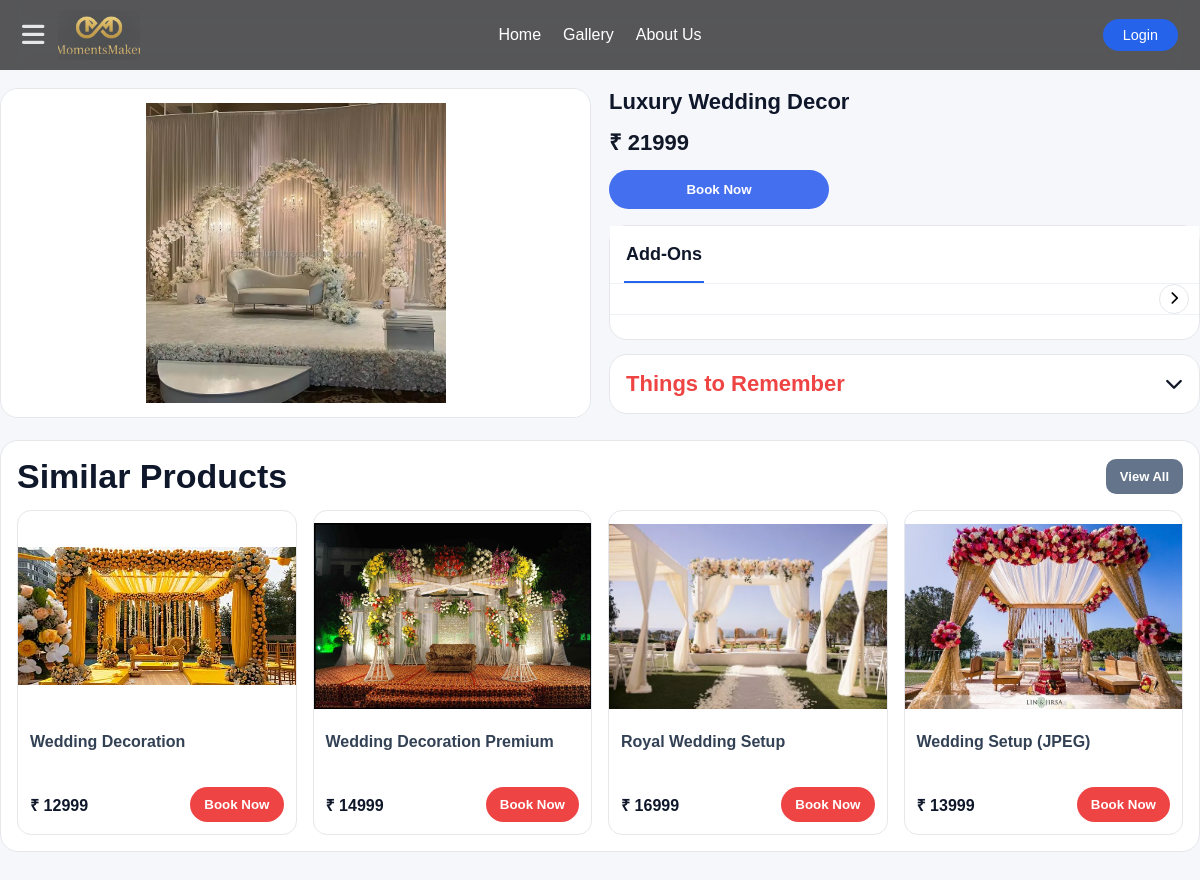
The page /theme/wed-5 on the database its author committed.
### models.py (models this page shows)
class Theme(db.Model):
    __tablename__ = "themes"
    id = db.Column(db.String(50), primary_key=True)
    name = db.Column(db.String(200))
    category = db.Column(db.String(100))
    price = db.Column(db.Integer)
    images = db.Column(JSON)
    inclusions = db.Column(JSON)
    addons = db.Column(JSON)

### theme.py (the view)
@theme_bp.route("/theme/<theme_id>")
def theme_detail(theme_id):
    seed_themes()
    theme = Theme.query.filter_by(id=theme_id).first()
    if not theme:
        abort(404)
    related = get_related_themes(theme.id, theme.category)
    return render_template("theme_detail.html", theme=theme, related=related)

### theme.py (called while the page is built, shortened)
def seed_themes():
    for t in THEMES.values():
        exists = Theme.query.filter_by(id=t["id"]).first()
    db.session.commit()
    print("✅ All themes synced to database")

def get_related_themes(current_id, category):
    return Theme.query.filter(Theme.category==category, Theme.id!=current_id).limit(4).all()

### templates/theme_detail.html (shortened to what this page needs)
<!DOCTYPE html>
<html lang="en">
<head>
<link rel="stylesheet" href="https://cdnjs.cloudflare.com/ajax/libs/font-awesome/6.5.0/css/all.min.css">
</head>
<body>
<header>
  <div class="nav">
    <div class="nav-left">
      <div class="menu-icon" id="menuBtn"><i class="fa-solid fa-bars"></i></div>
      <a href="/home" class="brand">
        <img src="{{ url_for('static', filename='images/logo3.png') }}" alt="MomentsMaker Logo">
      </a>
    </div>
    <nav class="nav-center">
      <ul>
        <li><a href="/home">Home</a></li>
        <li><a href="/gallery">Gallery</a></li>
        <li><a href="/about">About Us</a></li>
      </ul>
    </nav>
    {% if session.get("user") %}
      <a href="/logout" class="login-btn">Logout</a>
    {% else %}
      <a href="/login" class="login-btn">Login</a>
    {% endif %}
  </div>
</header>
<div class="spacer"></div>
<main class="page container">
  <section class="top-grid">
    <div class="left-sticky">
      <div class="img-card">
        <div class="img-main" id="imgMain">
         <img id="mainImg"
  src="{{ url_for('static', filename=theme.images[0]) }}"
  onclick="openImage(this.src)"
  style="cursor: zoom-in;"
>
        </div>
      </div>
    </div>
    <aside>
      <div class="title">{{ theme.name }}</div>
      <div class="price">₹ <span id="basePrice">{{ theme.price }}</span></div>
      <div class="bookbar">
        <button class="book-btn" id="bookBtn">Book Now</button>
      </div>
      <div class="addons" id="addonsBox">
        <div class="addon-top">
          <div class="addon-tabs">
            <div class="addon-tab active" id="tabAddons">Add-Ons</div>
          </div>
        </div>
        <div class="cat-wrapper">
          <div class="cat-row" id="catRow"></div>
          <button class="cat-next" id="catNextBtn" title="Next">
            <i class="fa-solid fa-chevron-right"></i>
          </button>
        </div>
        <div class="addon-grid" id="addonGrid"></div>
      </div>
      <div class="acc">
        <div class="acc-head" onclick="toggleAcc('rememberAcc')">
          <h3>Things to Remember</h3>
          <i class="fa-solid fa-chevron-down" style="color:#111827;font-size:18px;"></i>
        </div>
      </div>
    </aside>
  </section>
  <section class="similar">
    <div class="sim-head">
      <h2>Similar Products</h2>
      <a href="/gallery#filter={{ theme.category }}" class="viewall">View All</a>
    </div>
    <div class="sim-row">
      {% for p in related %}
      <div class="sim-card">
        <a href="/theme/{{ p.id }}">
          <img src="{{ p.images[0] if 'static/' in p.images[0] else url_for('static', filename=p.images[0]) }}" alt="">
        </a>
        <div class="sim-body">
          <div class="sim-name">{{ p.name }}</div>
          <div class="sim-price-row">
            <div class="sim-price">₹ {{ p.price }}</div>
            <a href="/theme/{{ p.id }}"><button class="sim-book">Book Now</button></a>
          </div>
        </div>
      </div>
      {% endfor %}
    </div>
  </section>
</main>
</body>
</html>

### templates/theme_detail.html (style rules this page uses)
* { box-sizing:border-box;margin:0;padding:0;font-family:Arial,Helvetica,sans-serif }
body { background:#f6f7fb;color:#0f172a }
a { text-decoration:none;color:inherit }
button { font-family:inherit }
header { position:fixed;top:0;left:0;right:0; background:rgba(0,0,0,.65); backdrop-filter: blur(12px); -webkit-backdrop-filter: blur(12px); z-index:1000; }
.nav { display:flex;align-items:center;justify-content:space-between; padding:14px 22px; position:relative; height:70px; }
.nav-left { display:flex;align-items:center;gap:14px }
.menu-icon { font-size:1.6rem;color:#e5e7eb;cursor:pointer }
.brand { height:50px;width:82px; display:flex;align-items:center;justify-content:center; overflow:hidden;cursor:pointer; }
.brand img { height:100%;width:100%; object-fit:cover;object-position:center; transform:scale(1.7); filter:drop-shadow(0 6px 14px rgba(0,0,0,.65)); display:block; }
.nav-center { position:absolute;left:50%; transform:translateX(-50%); }
.nav-center ul { list-style:none;display:flex;gap:22px }
.nav-center a { color:#fff }
.login-btn { padding:8px 20px; border-radius:22px; background:#2563eb; color:#fff; font-size:.9rem; }
.spacer { height:70px }
.container { max-width:1400px;margin:0 auto;padding:0 18px }
.page { padding:18px 0 60px }
.top-grid { display:grid; grid-template-columns: 1fr 1fr; gap:18px; align-items:start; }
.left-sticky { position:sticky;top:92px }
.img-card { background:#fff; border:1px solid #e5e7eb; border-radius:18px; overflow:hidden; }
.img-main { background:#fff; display:flex;align-items:center;justify-content:center; cursor:zoom-in; padding:14px; }
.img-main img { width:100%; height:300px; object-fit:contain; display:block; background:#fff; border-radius:14px; border:none; }
.title { font-size:22px; font-weight:900; line-height:1.25; }
.price { margin-top:10px; font-size:22px; font-weight:900; color:#111827; }
.bookbar { margin-top:14px }
.book-btn { width:220px; padding:12px 18px; border:none; border-radius:999px; cursor:pointer; font-weight:900; background:#446fef; color:#fff; }
.addons { margin-top:16px; border:1px solid #e5e7eb; border-radius:18px; overflow:hidden; background:#fff; }
.addon-top { display:flex; align-items:center; gap:22px; padding:12px 14px; border-bottom:1px solid #eef2f7; background:#fff; }
.addon-tabs { display:flex;gap:18px }
.addon-tab { font-size:18px; font-weight:700; color:#0f172a; padding:6px 2px; position:relative; }
.addon-tab:after { content:""; position:absolute; left:0;right:0;bottom:-12px; height:2px;background:#2563eb; }
.cat-wrapper { position:relative; display:flex; align-items:center; gap:10px; padding:0 10px; border-bottom:1px solid #eef2f7; }
.cat-row { display:flex; gap:10px; padding:12px 4px; overflow:auto; scroll-behavior:smooth; flex:1; }
.cat-prev, .cat-next { flex:0 0 auto; width:30px;height:30px; border-radius:999px; border:1px solid #e5e7eb; background:#fff; cursor:pointer; display:flex;align-items:center;justify-content:center; font-weight:900; }
.addon-grid { display:flex; gap:18px; padding:12px 0; overflow-x:auto; overflow-y:hidden; scroll-behavior:smooth; width:100%; max-width:100%; }
.addons { overflow:visible; }
aside { min-width:0; }
.acc { margin-top:14px; border:1px solid #e5e7eb; border-radius:18px; overflow:hidden; background:#fff; }
.acc-head { padding:16px 16px; display:flex; justify-content:space-between; align-items:center; cursor:pointer; }
.acc-head h3 { font-size:22px; color:#ef4444; font-weight:900; }
.similar { margin-top:22px; background:#fff; border:1px solid #e5e7eb; border-radius:18px; padding:16px; }
.sim-head { display:flex; justify-content:space-between; align-items:center; gap:10px; }
.similar h2 { font-size:34px; font-weight:900; color:#0f172a; }
.viewall { background:#64748b; color:#fff; padding:10px 14px; border-radius:10px; font-weight:900; font-size:13px; }
.sim-row { margin-top:14px; display:grid; grid-template-columns:repeat(4,1fr); gap:16px; }
.sim-card { border:1px solid #e5e7eb; border-radius:14px; overflow:hidden; background:#fff; }
.sim-card img { width:100%;height:210px;object-fit:contain;display:block }
.sim-body { padding:12px }
.sim-name { font-size:16px;color:#334155;font-weight:700;min-height:44px }
.sim-price-row { margin-top:10px;display:flex;justify-content:space-between;align-items:center }
.sim-price { font-weight:900;color:#0f172a }
.sim-book { padding:10px 14px; border-radius:999px; background:#ef4444; color:#fff; font-weight:900; border:none; cursor:pointer; }

### rows shown on the page
Theme: name "Luxury Wedding Decor", price "21999"
Theme: shows a picture, name "Wedding Decoration", price "12999"
Theme: shows a picture, name "Wedding Decoration Premium", price "14999"
Theme: shows a picture, name "Royal Wedding Setup", price "16999"
Theme: shows a picture, name "Wedding Setup (JPEG)", price "13999"
